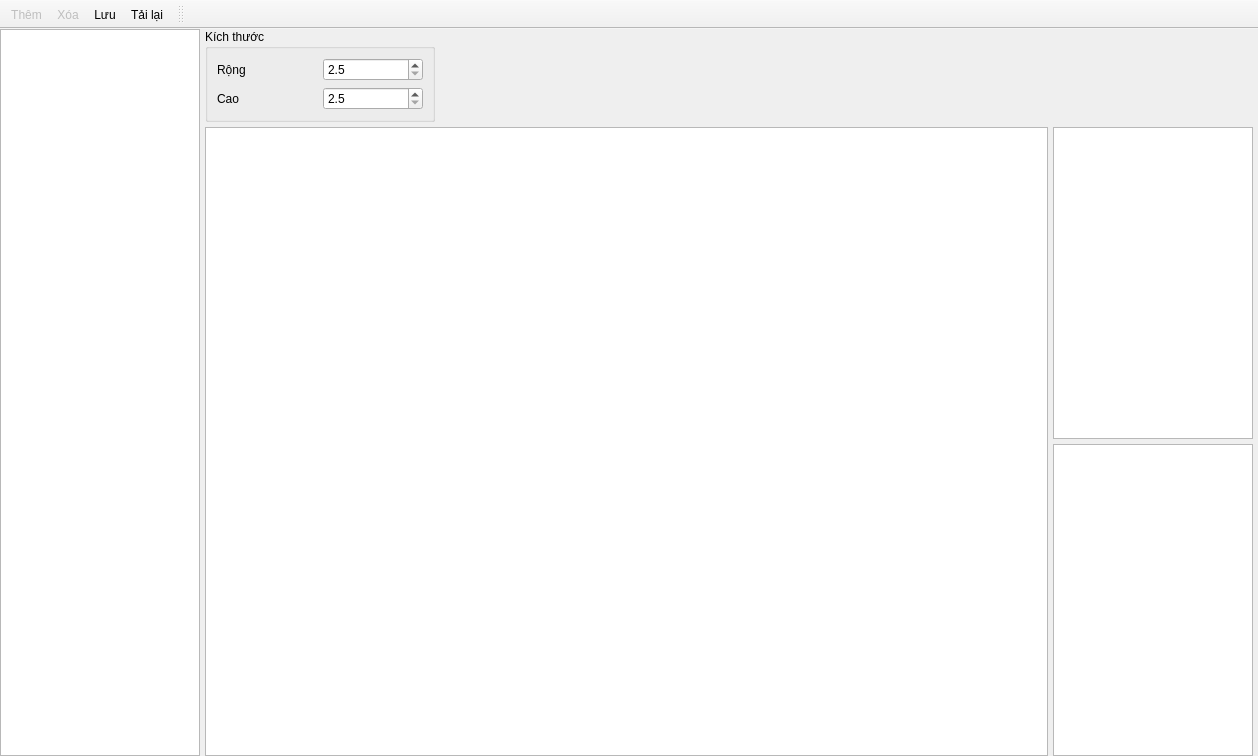
<?xml version="1.0" encoding="UTF-8"?>
<ui version="4.0">
 <class>DesignWindow</class>
 <widget class="QMainWindow" name="DesignWindow">
  <property name="geometry">
   <rect>
    <x>0</x>
    <y>0</y>
    <width>1258</width>
    <height>756</height>
   </rect>
  </property>
  <property name="windowTitle">
   <string>MainWindow</string>
  </property>
  <widget class="QWidget" name="centralwidget">
   <layout class="QGridLayout" name="gridLayout_2">
    <property name="leftMargin">
     <number>0</number>
    </property>
    <property name="topMargin">
     <number>0</number>
    </property>
    <property name="rightMargin">
     <number>5</number>
    </property>
    <property name="bottomMargin">
     <number>0</number>
    </property>
    <property name="spacing">
     <number>5</number>
    </property>
    <item row="1" column="3">
     <widget class="HxTableView" name="tbvModelParams">
      <property name="minimumSize">
       <size>
        <width>200</width>
        <height>0</height>
       </size>
      </property>
      <property name="editTriggers">
       <set>QAbstractItemView::EditTrigger::NoEditTriggers</set>
      </property>
      <attribute name="horizontalHeaderStretchLastSection">
       <bool>true</bool>
      </attribute>
      <attribute name="verticalHeaderVisible">
       <bool>false</bool>
      </attribute>
      <attribute name="verticalHeaderMinimumSectionSize">
       <number>22</number>
      </attribute>
      <attribute name="verticalHeaderDefaultSectionSize">
       <number>22</number>
      </attribute>
     </widget>
    </item>
    <item row="2" column="3">
     <widget class="HxTableView" name="tbvLotParams">
      <property name="minimumSize">
       <size>
        <width>200</width>
        <height>0</height>
       </size>
      </property>
      <property name="editTriggers">
       <set>QAbstractItemView::EditTrigger::NoEditTriggers</set>
      </property>
      <attribute name="horizontalHeaderStretchLastSection">
       <bool>true</bool>
      </attribute>
      <attribute name="verticalHeaderVisible">
       <bool>false</bool>
      </attribute>
      <attribute name="verticalHeaderMinimumSectionSize">
       <number>22</number>
      </attribute>
      <attribute name="verticalHeaderDefaultSectionSize">
       <number>22</number>
      </attribute>
     </widget>
    </item>
    <item row="0" column="0" rowspan="3">
     <widget class="HxTableView" name="tbvDesign">
      <property name="minimumSize">
       <size>
        <width>200</width>
        <height>0</height>
       </size>
      </property>
      <property name="maximumSize">
       <size>
        <width>300</width>
        <height>16777215</height>
       </size>
      </property>
      <property name="font">
       <font>
        <pointsize>12</pointsize>
       </font>
      </property>
      <property name="editTriggers">
       <set>QAbstractItemView::EditTrigger::NoEditTriggers</set>
      </property>
      <property name="alternatingRowColors">
       <bool>true</bool>
      </property>
      <attribute name="horizontalHeaderStretchLastSection">
       <bool>true</bool>
      </attribute>
      <attribute name="verticalHeaderVisible">
       <bool>false</bool>
      </attribute>
      <attribute name="verticalHeaderMinimumSectionSize">
       <number>22</number>
      </attribute>
      <attribute name="verticalHeaderDefaultSectionSize">
       <number>22</number>
      </attribute>
     </widget>
    </item>
    <item row="0" column="1">
     <widget class="QGroupBox" name="groupBox">
      <property name="minimumSize">
       <size>
        <width>0</width>
        <height>0</height>
       </size>
      </property>
      <property name="title">
       <string>Kích thước</string>
      </property>
      <layout class="QGridLayout" name="gridLayout_3">
       <item row="0" column="0">
        <widget class="QLabel" name="label">
         <property name="text">
          <string>Rộng</string>
         </property>
        </widget>
       </item>
       <item row="1" column="0">
        <widget class="QLabel" name="label_2">
         <property name="minimumSize">
          <size>
           <width>100</width>
           <height>0</height>
          </size>
         </property>
         <property name="text">
          <string>Cao</string>
         </property>
        </widget>
       </item>
       <item row="0" column="1">
        <widget class="QDoubleSpinBox" name="spxDesignWidth">
         <property name="minimumSize">
          <size>
           <width>100</width>
           <height>0</height>
          </size>
         </property>
         <property name="decimals">
          <number>1</number>
         </property>
         <property name="minimum">
          <double>2.500000000000000</double>
         </property>
         <property name="maximum">
          <double>50.000000000000000</double>
         </property>
         <property name="singleStep">
          <double>0.100000000000000</double>
         </property>
        </widget>
       </item>
       <item row="1" column="1">
        <widget class="QDoubleSpinBox" name="spxDesignHeight">
         <property name="minimumSize">
          <size>
           <width>100</width>
           <height>0</height>
          </size>
         </property>
         <property name="decimals">
          <number>1</number>
         </property>
         <property name="minimum">
          <double>2.500000000000000</double>
         </property>
         <property name="maximum">
          <double>50.000000000000000</double>
         </property>
         <property name="singleStep">
          <double>0.100000000000000</double>
         </property>
        </widget>
       </item>
      </layout>
     </widget>
    </item>
    <item row="0" column="2" rowspan="2">
     <spacer name="horizontalSpacer">
      <property name="orientation">
       <enum>Qt::Orientation::Horizontal</enum>
      </property>
      <property name="sizeHint" stdset="0">
       <size>
        <width>4000</width>
        <height>20</height>
       </size>
      </property>
     </spacer>
    </item>
    <item row="1" column="1" rowspan="2" colspan="2">
     <widget class="HxTableView" name="tbvBlocks">
      <property name="font">
       <font>
        <pointsize>12</pointsize>
       </font>
      </property>
      <property name="styleSheet">
       <string notr="true"/>
      </property>
      <property name="alternatingRowColors">
       <bool>true</bool>
      </property>
      <attribute name="horizontalHeaderStretchLastSection">
       <bool>true</bool>
      </attribute>
      <attribute name="verticalHeaderVisible">
       <bool>false</bool>
      </attribute>
      <attribute name="verticalHeaderMinimumSectionSize">
       <number>22</number>
      </attribute>
      <attribute name="verticalHeaderDefaultSectionSize">
       <number>22</number>
      </attribute>
     </widget>
    </item>
   </layout>
  </widget>
  <widget class="QToolBar" name="tbrMenu">
   <property name="windowTitle">
    <string>toolBar</string>
   </property>
   <property name="movable">
    <bool>false</bool>
   </property>
   <property name="iconSize">
    <size>
     <width>80</width>
     <height>24</height>
    </size>
   </property>
   <property name="toolButtonStyle">
    <enum>Qt::ToolButtonStyle::ToolButtonTextUnderIcon</enum>
   </property>
   <attribute name="toolBarArea">
    <enum>TopToolBarArea</enum>
   </attribute>
   <attribute name="toolBarBreak">
    <bool>false</bool>
   </attribute>
   <addaction name="actionNew"/>
   <addaction name="actionRemove"/>
   <addaction name="actionSave"/>
   <addaction name="actionLoad"/>
  </widget>
  <widget class="QToolBar" name="tbrSearch">
   <property name="windowTitle">
    <string>toolBar_2</string>
   </property>
   <attribute name="toolBarArea">
    <enum>TopToolBarArea</enum>
   </attribute>
   <attribute name="toolBarBreak">
    <bool>false</bool>
   </attribute>
  </widget>
  <action name="actionNew">
   <property name="enabled">
    <bool>false</bool>
   </property>
   <property name="icon">
    <iconset resource="../Assets/Icons/icons.qrc">
     <normaloff>:/plus_48px.png</normaloff>:/plus_48px.png</iconset>
   </property>
   <property name="text">
    <string>Thêm</string>
   </property>
  </action>
  <action name="actionRemove">
   <property name="enabled">
    <bool>false</bool>
   </property>
   <property name="icon">
    <iconset resource="../Assets/Icons/icons.qrc">
     <normaloff>:/close_window_48px.png</normaloff>:/close_window_48px.png</iconset>
   </property>
   <property name="text">
    <string>Xóa</string>
   </property>
  </action>
  <action name="actionSave">
   <property name="icon">
    <iconset resource="../Assets/Icons/icons.qrc">
     <normaloff>:/save_48px.png</normaloff>:/save_48px.png</iconset>
   </property>
   <property name="text">
    <string>Lưu</string>
   </property>
  </action>
  <action name="actionLoad">
   <property name="icon">
    <iconset resource="../Assets/Icons/icons.qrc">
     <normaloff>:/reset_48px.png</normaloff>:/reset_48px.png</iconset>
   </property>
   <property name="text">
    <string>Tải lại</string>
   </property>
  </action>
 </widget>
 <customwidgets>
  <customwidget>
   <class>HxTableView</class>
   <extends>QTableView</extends>
   <header>HxTableView.h</header>
  </customwidget>
 </customwidgets>
 <resources>
  <include location="../Assets/Icons/icons.qrc"/>
 </resources>
 <connections/>
</ui>
